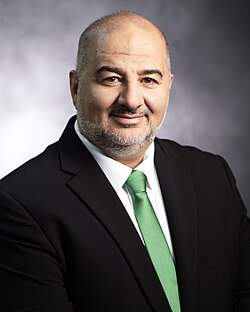
#> input picture content-kit/hatzionut-hadatit/2026-11-post-abbas-taqiyya/src/abbas.jpg, 250 x 312 px
$ python make_slide_taqiyya.py
#> lines starting #> are read from the running program, lines starting #| are printed output that depends on the picture
"""Carousel middle slide: 'הכירו את שיטת ה״תקייה״' + Smotrich's own definition (exact text), key words marked."""
import os, numpy as np
from PIL import Image, ImageDraw, ImageFont, ImageOps, ImageFilter
HERE = os.path.dirname(os.path.abspath(__file__))
HAIM = os.path.abspath(os.path.join(HERE, '..', '..', 'fonts', 'HaimClassicv2FM-Bold.ttf'))
W, H = 1080, 1350; DEEP, TEAL, LT, PALE, NIGHT = (43, 81, 85), (80, 146, 153), (105, 180, 189), (173, 213, 217), (14, 26, 28)
def F(s): return ImageFont.truetype(HAIM, s, layout_engine=ImageFont.Layout.RAQM)
# background: the portrait, blurred + darkened (continuity with slides 1/3)
bg = ImageOps.fit(Image.open(HERE + '/src/abbas.jpg').convert('L'), (W, H), Image.LANCZOS, centering=(.5, .35)).filter(ImageFilter.GaussianBlur(30)).convert('RGB')
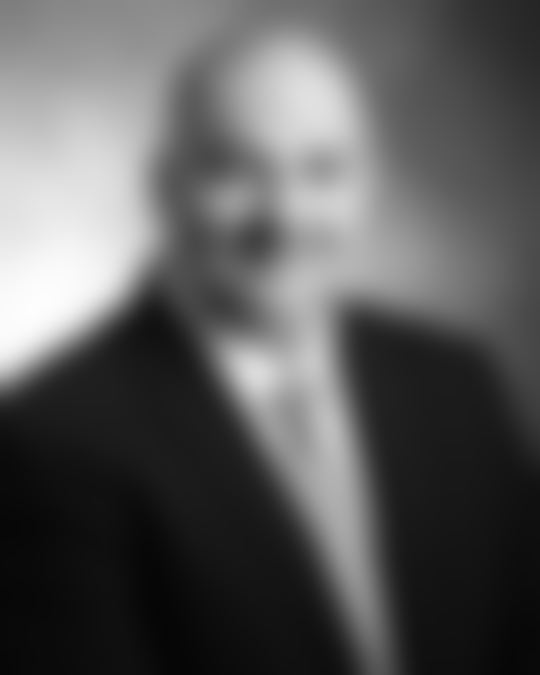
#> bg: PIL image 1080x1350 RGB (shown at 1/2 size); min 5, max 253, mean 90.7
im = Image.blend(bg, Image.new('RGB', (W, H), NIGHT), .82)
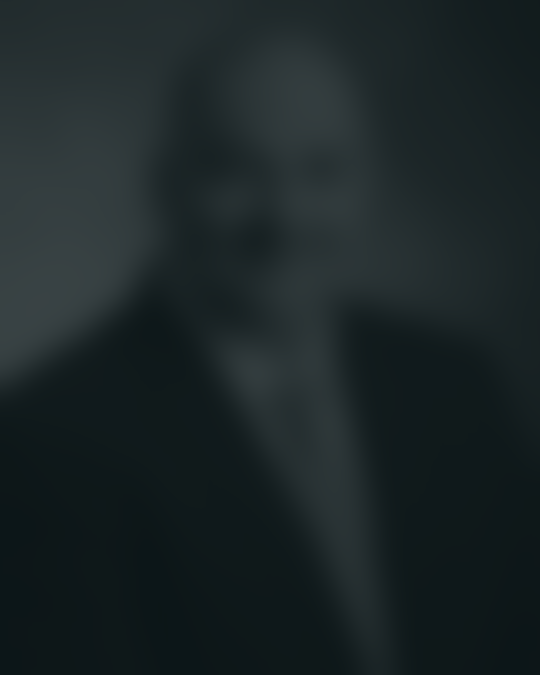
#> im: PIL image 1080x1350 RGB (shown at 1/2 size); mean R, G, B 27.3, 37.2, 38.8
d = ImageDraw.Draw(im); R = W - 80
# header
y = 170
d.text((R, y), 'הכירו את', font=F(78), fill='white', anchor='ra', direction='rtl')
y += 120; f = F(150); t = 'שיטת ה״תקייה״'
while d.textlength(t, font=f, direction='rtl') > W - 230: f = F(f.size - 4)
#> this loop made 7 passes
bb = d.textbbox((0, 0), t, font=f, anchor='ls', direction='rtl'); tw, ih = bb[2] - bb[0], bb[3] - bb[1]
#> after `bb = d.textbbox((0, 0), t, font=f, anchor='ls', direction='rtl')`: bb = (0, -68, 850, 25)
#> after `tw, ih = (bb[2] - bb[0], bb[3] - bb[1])`: tw = 850; ih = 93
d.rounded_rectangle((R - tw - 60, y, R + 8, y + ih + 56), 18, fill=LT)
d.text((R - 28, y + 28 - bb[1]), t, font=f, fill=NIGHT, anchor='rs', direction='rtl')
y += ih + 56 + 90
#> y = 529
d.rectangle((R - 6, y + 8, R, y + 6 * 94 - 20), fill=LT)
# body: exact words, marked keywords get a teal marker underlay
fb = F(62); lh = 94; L = 150
lines = [[('שמבוססת על', 0), ('הסתרה', 1)],
         [('ונכונות', 0), ('לשקר', 1)],
         [('ולומר כל דבר שהצד השני', 0)],
         [('רוצה לשמוע', 0)],
         [('כדי לקבל את עמדות', 0)],
         [('הכח הרצויות.', 0)]]
for k, parts in enumerate(lines):
    x = R - 30; yy = y + k * lh
    for (txt, mark) in parts:
        w_ = d.textlength(txt, font=fb, direction='rtl')
        if mark: d.rectangle((x - w_ - 10, yy + 26, x + 6, yy + 64), fill=TEAL)
        d.text((x, yy), txt, font=fb, fill='white' if k < 4 else PALE, anchor='ra', direction='rtl')
        x -= w_ + d.textlength(' ', font=fb)
#> this loop made 6 passes
#> yy on passes 1 to 6: 529, 623, 717, 811, 905, 999
d.text((W // 2, H - 42), 'החליקו לשקופית הבאה ←', font=F(40), fill=PALE, anchor='mm', direction='rtl')
im.save(HERE + '/slide2.jpg', quality=95); print('ok')
#> after `im.save(HERE + '/slide2.jpg', quality=95)`:
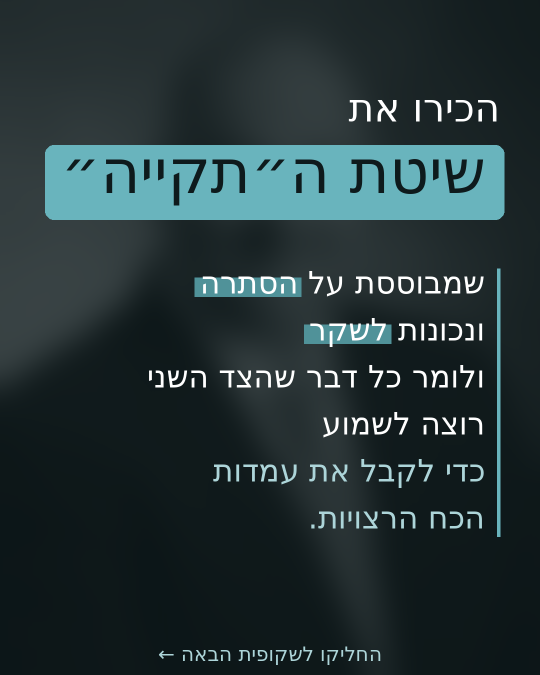
#> saved as slide2.jpg: PIL image 1080x1350 RGB (shown at 1/2 size); mean R, G, B 38.1, 54.2, 56.5
#| ok
